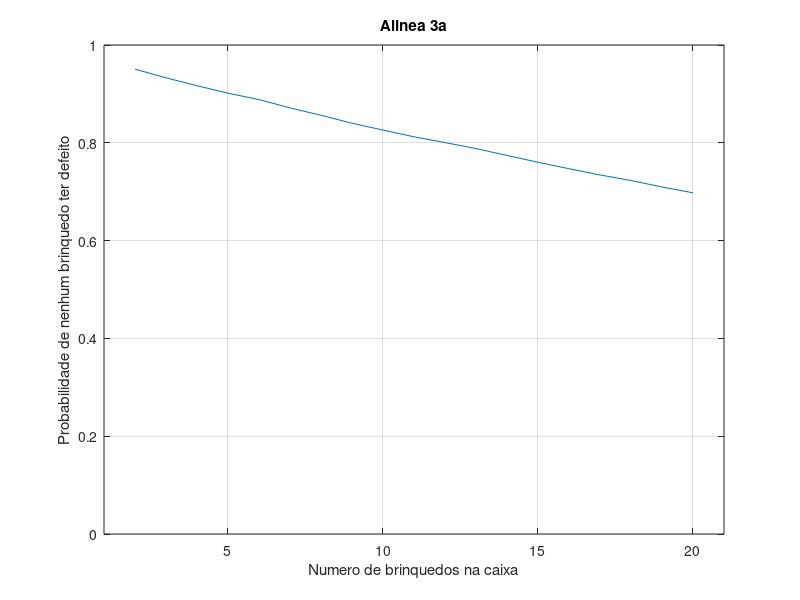

This chart was generated by the following MATLAB code:
N = 1e5;      %  num experiencias
p1 = 0.2 / 100; %  Probabilidade do evento
p2 = 0.5 / 100; %  Probabilidade do evento
pa = 1 / 100;   %  Probabilidade do evento
pDefeito = p1 + p2 + pa;

                %  X: Uma caixa de brinquedos tem pelo menos 1 brinquedo com defeito

tic

ProbB = zeros(1, 19);
for n = 1:1:19     %  num chips

    array   =  rand(n + 2, N);
    caixasSemDefeitos = 0;
    
    for col=1:N
        % array de 0 e 1 dependendo se tem defeito ou não
        arrayDefeitos = array(:,col) <= pDefeito;
    
        if sum(arrayDefeitos) == 0
            caixasSemDefeitos = caixasSemDefeitos + 1;
        end
    end

    ProbB(n) = caixasSemDefeitos / N;

end

n = 1:1:19;
plot(n + 1, ProbB);
title('Alinea 3a');
xlabel('Numero de brinquedos na caixa');
ylabel('Probabilidade de nenhum brinquedo ter defeito');
axis([1 21 0 1]);
grid on;

toc

% 5 brinquedos no maximo para terem 90% de caixas sem defeito
